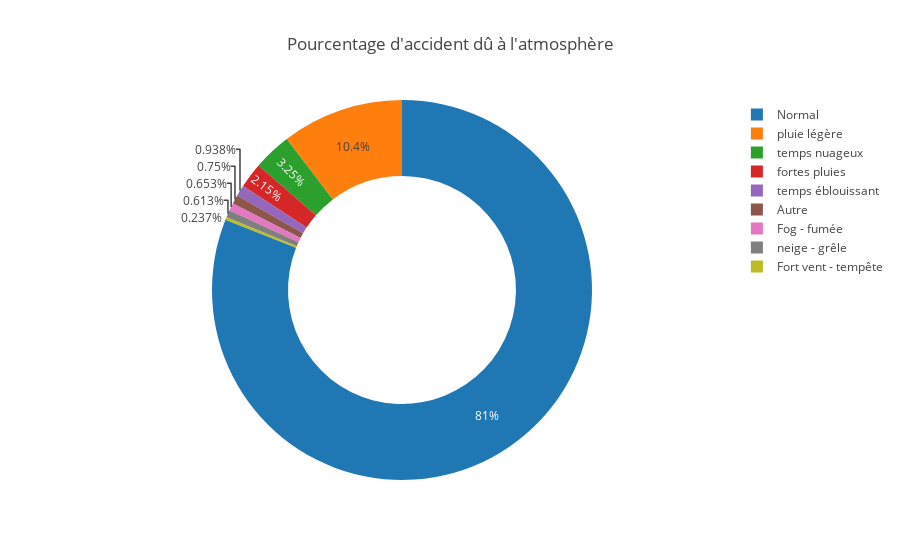

Notebook code for this chart:
### Code cell
Title = "Pourcentage d'accident dû à l'atmosphère"
PlotPiechart(data_3.Atmosphere.values, data_3, 'Atmosphere')

### Figure 1 — Plotly figure (JSON) as saved in the notebook; plotly's stock layout.template omitted (floating-point values rounded to 4 significant figures)
{"data": [{"hole": 0.6, "hoverinfo": "label+percent+name", "labels": ["Normal", "pluie légère", "fortes pluies", "neige - grêle", "Fog - fumée", "Fort vent - tempête", "temps éblouissant", "temps nuageux", "Autre"], "name": "Atmosphere", "type": "pie", "uid": "a845bc15-3259-4eac-86bc-d98b44dac390", "values": [680577, 87150, 18082, 5151, 5485, 1991, 7879, 27317, 6298]}], "layout": {"annotations": [{"font": {"size": 40}, "showarrow": false, "text": " ", "x": 5.5, "y": 0.5}], "title": {"text": "Pourcentage d'accident dû à l'atmosphère"}}}
